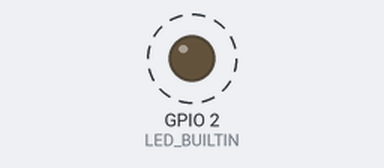
Recording of a program running on a simulated ESP32. Parts: output pins drawn as LEDs (lit = HIGH). Dashed ring = blinking.

Above: at 0.3 s.
Timing chart, 0 to 3.5 s (numbered marks = the images above):
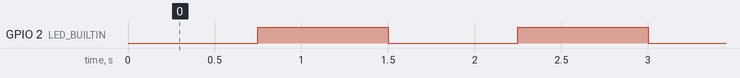

Measured:
- by itself, GPIO 2 (LED_BUILTIN): alternates HIGH for 0.75 s and LOW for 0.75 s

The program:

main.cpp
```cpp
// ************************************************************
// *                                                          *
// * Laesst auf einem ESP32 die an GPIO 2 angeschlossene      *
// * blaue on-board LED blinken                    2026-04-10 *
// *                                                          *
// ************************************************************

// Note: The ESP32 boards on Windows require drivers for the
//    CP210x or CH340 serial converters, see
//    https://www.silabs.com/software-and-tools/usb-to-uart-bridge-vcp-drivers
//

#include <Arduino.h>

#define LED_BUILTIN 2

void ledON() {
  digitalWrite(LED_BUILTIN, LOW);
}

void ledOFF() {
  digitalWrite(LED_BUILTIN, HIGH);
}

void setup() {
  pinMode(LED_BUILTIN, OUTPUT);
}

void loop() {
  ledON();
  delay(750);

  ledOFF();
  delay(750);
}
```
